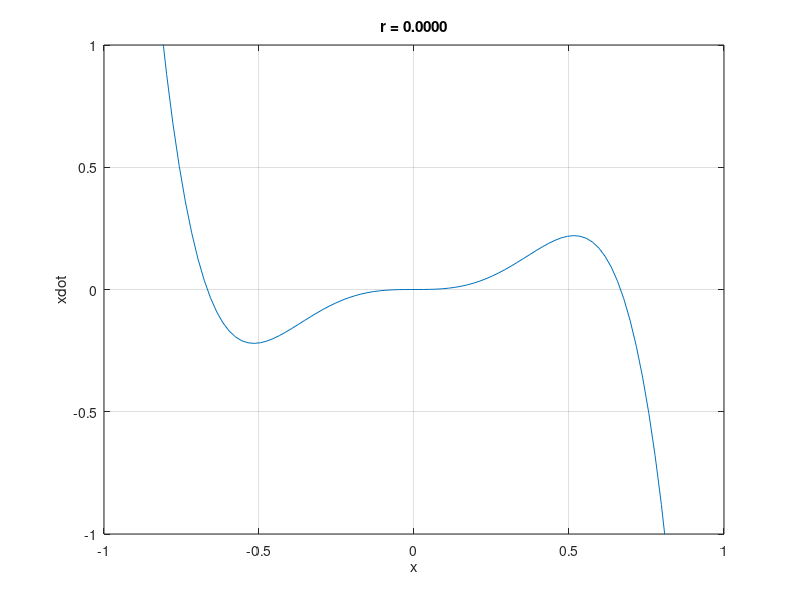

Source code (MATLAB):
figure(2)
x = linspace(-1,1);
%r = -4*(2/9) + 9*(2/9)^2
r = 0;
xdot = r*x + 4*x.^3 - 9*x.^5;

plot(x, xdot)
title(sprintf('r = %.4f', r))
grid on
xlabel('x')
ylabel('xdot')
ylim([-1 1])

